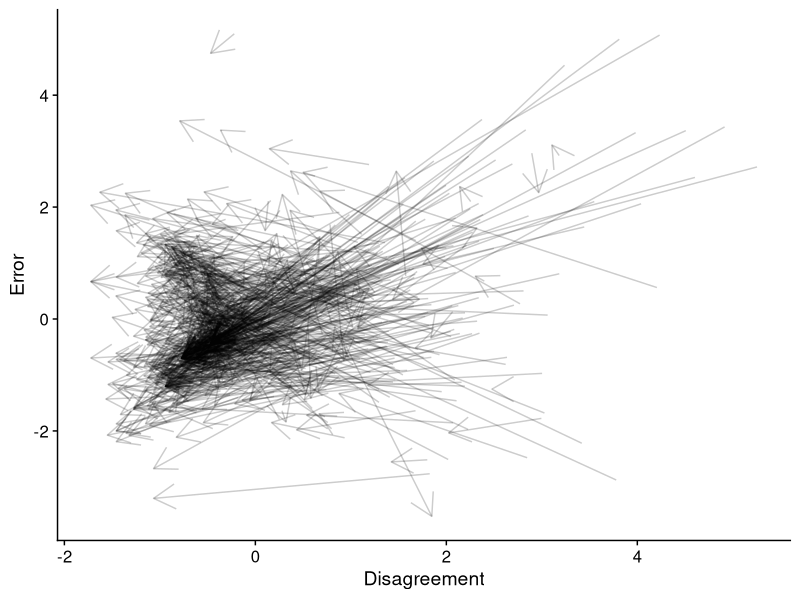
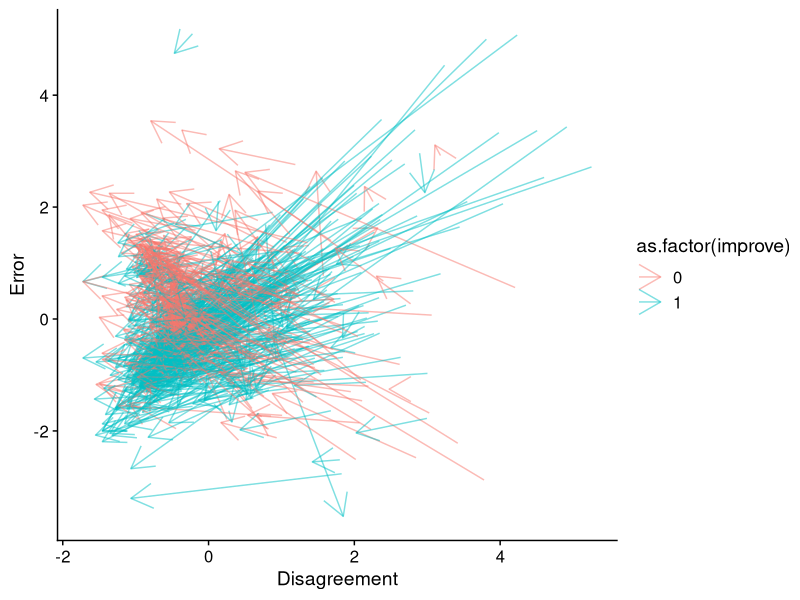
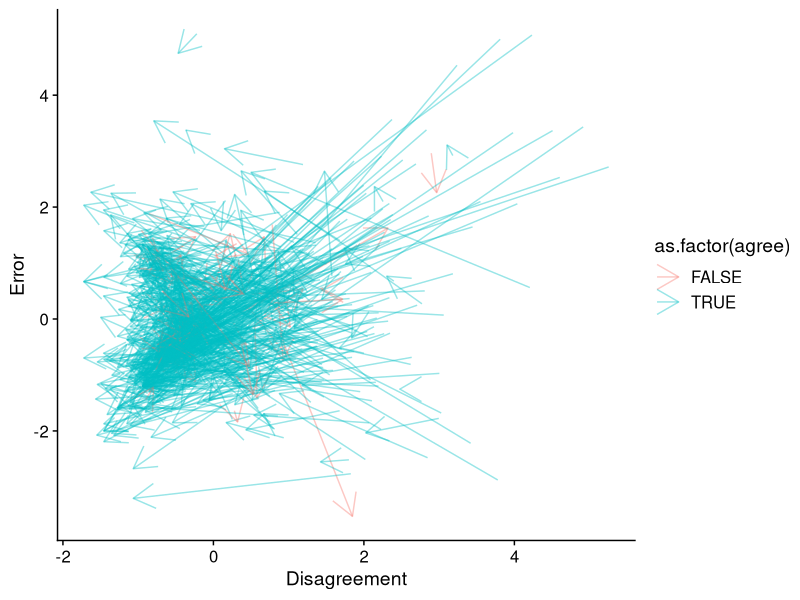
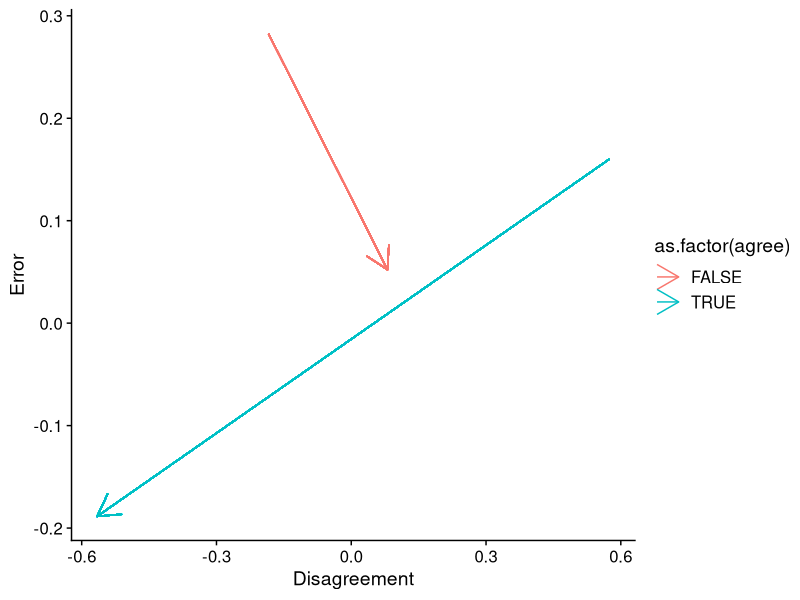

Generate these figures, in order, with R:
#' ---
#' title: "convergence-valence_space"
#' author: "L.-Y. M."
#' date: "2023-10-11"
#' output: html_document
#' ---
#' # input
## ----set up-----------------------------------------------------------------------------------------------------------------------
setwd("/Users/owo/Desktop/convergence-valence_space/")
library("tidyverse")
library("cowplot")

#' 
## ----data input-------------------------------------------------------------------------------------------------------------------
group_data <- read_csv("data1.csv")
# DATA1 <- read_csv("indS1dates1.csv")
# DATA2 <- read_csv("indS1dates2.csv")
# DATA  <- bind_rows(DATA1, DATA2)
group_data <- mutate(group_data, agree = sd2 < sd1) # create a new variable to indicate whether group agreement formed

#' 
#' # visualise
#' 
#' ### point1 = (Deviation1, Error1) = (sd1, aee1)
#' 
#' ### point2 = (Deviation2, Error2) = (sd2, aee2)
#' 
## ----visualise without normalise, eval = F----------------------------------------------------------------------------------------
## arrow_graph <- ggplot() +
##   geom_segment(aes(x = sd1, y = aee1, xend = sd2, yend = aee2), data = group_data, arrow = arrow(), alpha = 0.05) +
##   theme_cowplot() + xlab('Disagreement') + ylab('Error')
## arrow_graph # original
## 
## arrow_graph_accuracy <- ggplot() +
##   geom_segment(aes(x = sd1, y = aee1, xend = sd2, yend = aee2, colour = as.factor(improve)), data = group_data, arrow = arrow(), alpha = 0.5) +
##   theme_cowplot() + xlab('Disagreement') + ylab('Error')
## arrow_graph_accuracy # original broken down with whether group performance were improved
## 
## arrow_graph_agree <- ggplot() +
##   geom_segment(aes(x = sd1, y = aee1, xend = sd2, yend = aee2, colour = as.factor(agree)), data = group_data, arrow = arrow(), alpha = 0.5) +
##   theme_cowplot() + xlab('Disagreement') + ylab('Error')
## arrow_graph_agree # original broken down with whether group agreement were formed

#' 
## ----normalised-------------------------------------------------------------------------------------------------------------------
group_data_n <- group_data %>% 
  pivot_longer(cols = 8:9,   names_to ="acc_time", values_to = "acc_val") %>% 
  pivot_longer(cols = 12:13, names_to ="agr_time", values_to = "agr_val") %>% 
  group_by(qcode) %>% 
  mutate(acc_val = scale(acc_val), agr_val = scale(agr_val)) %>% 
  pivot_wider(names_from = "acc_time", values_from = "acc_val") %>% 
  pivot_wider(names_from = "agr_time", values_from = "agr_val")

#' 
## ----visualise with normalised----------------------------------------------------------------------------------------------------
arrow_graph_n <- ggplot() +
  geom_segment(aes(x = sd1, y = aee1, xend = sd2, yend = aee2), data = group_data_n, arrow = arrow(), alpha = 0.2) + 
  theme_cowplot() + xlab('Disagreement') + ylab('Error')
arrow_graph_n # normalised 

arrow_graph_accuracy_n <- ggplot() +
  geom_segment(aes(x = sd1, y = aee1, xend = sd2, yend = aee2, colour = as.factor(improve)), data = group_data_n, arrow = arrow(), alpha = 0.5) + 
  theme_cowplot() + xlab('Disagreement') + ylab('Error')
arrow_graph_accuracy_n # normalised broken down with whether group performance were improved

arrow_graph_agree_n <- ggplot() +
  geom_segment(aes(x = sd1, y = aee1, xend = sd2, yend = aee2, colour = as.factor(agree)), data = group_data_n, arrow = arrow(), alpha = 0.4) + 
  theme_cowplot() + xlab('Disagreement') + ylab('Error')
arrow_graph_agree_n # normalised broken down with whether group agreement were formed

#' 
## ----visualise for average movement-----------------------------------------------------------------------------------------------
averaged_data_n <- group_data_n %>% 
  select(sd1, sd2, aee1, aee2, agree) %>% 
  group_by(agree) %>% 
  mutate(sd1 = mean(sd1), sd2 = mean(sd2), aee1 = mean(aee1), aee2 = mean(aee2))
arrow_graph_agree_n_average <- ggplot() +
  geom_segment(aes(x = sd1, y = aee1, xend = sd2, yend = aee2, colour = as.factor(agree)), data = averaged_data_n, arrow = arrow()) + 
  theme_cowplot() + xlab('Disagreement') + ylab('Error')
arrow_graph_agree_n_average # normalised broken down with whether group agreement were formed

#' 
## ----save images------------------------------------------------------------------------------------------------------------------
# I_Mer <- plot_grid(arrow_graph, arrow_graph_accuracy, arrow_graph_agree, arrow_graph_n, arrow_graph_accuracy_n, arrow_graph_agree_n, labels = "AUTO") # figures without normalised are removed.
I_Mer <- plot_grid(arrow_graph_n, arrow_graph_accuracy_n, arrow_graph_agree_n, arrow_graph_agree_n_average, labels = "AUTO", nrow = 1)
save_plot('figure_16Oct.png',I_Mer)

